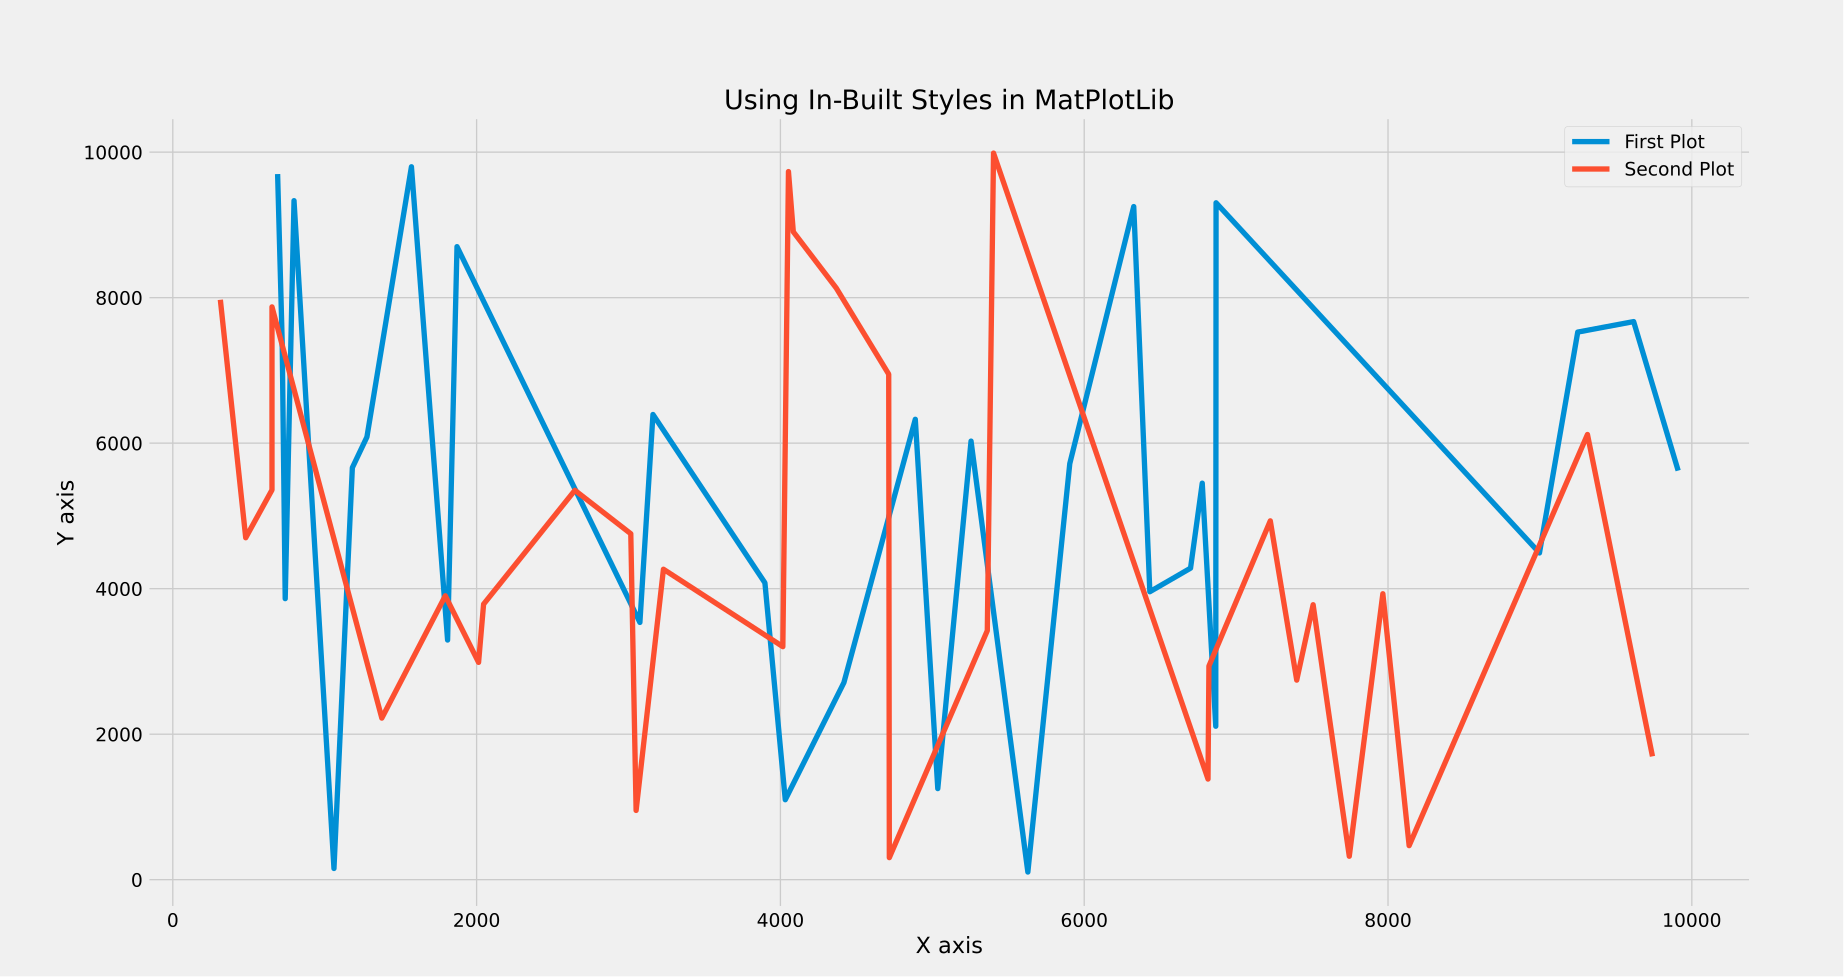

Recreate this plot in Python.
# Date 18-06-2021

import matplotlib.pyplot as plt
import numpy as np

x1 = np.array([6326, 1061, 5255, 9910, 4032, 5036, 1182, 6432, 8997, 3161, 9249,
               1871, 6866, 6700,  798, 5905,  690, 1571,  740,  720, 5629, 3075,
               6868, 4888, 4418, 1278, 9617, 6777, 1809, 3898])
y1 = np.array([9699, 7403, 3863, 9333,  154, 5663, 6085, 9799, 3294, 8701, 3536,
               6394, 4080, 1099, 2709, 6328, 1252, 6028,  105, 5719, 9252, 3958,
               4282, 5450, 2109, 9304, 4491, 7527, 7671, 5623])

x2 = np.array([313, 2647, 7225, 2046, 4713, 6821, 8139, 3050, 2013, 3015, 6815,
               4368, 3230, 7745, 7966, 4053, 4717, 4016, 1376,  653, 4085,  480,
               7399, 5362,  653, 1794, 7507, 5403, 9313, 9741])
y2 = np.array([7971, 4700, 5357, 7873, 2221, 3902, 2987, 3787, 5352, 4755,  952,
               4267, 3203, 9733, 8905, 8131, 6948,  303, 3423, 9987, 1383, 2936,
               4932, 2743, 3779,  322, 3930,  468, 6119, 1695])


x1.sort()
x2.sort()

plt.style.use('fivethirtyeight')
plt.plot(x1, y1, label='First Plot')
plt.plot(x2, y2, label='Second Plot')
plt.xlabel('X axis')
plt.ylabel('Y axis')
plt.title('Using In-Built Styles in MatPlotLib')
plt.legend()
plt.show()
